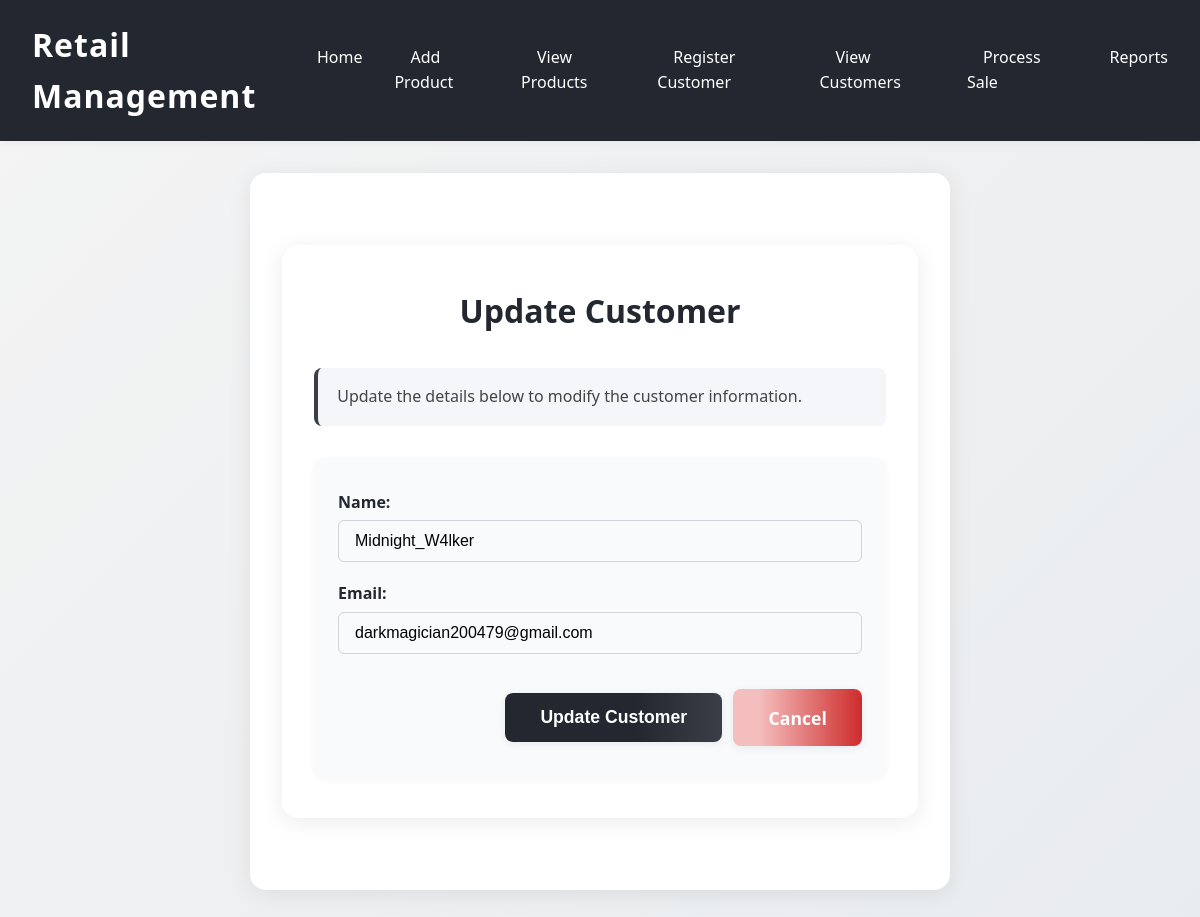
Page /update_customer/1 on the earlier database version.
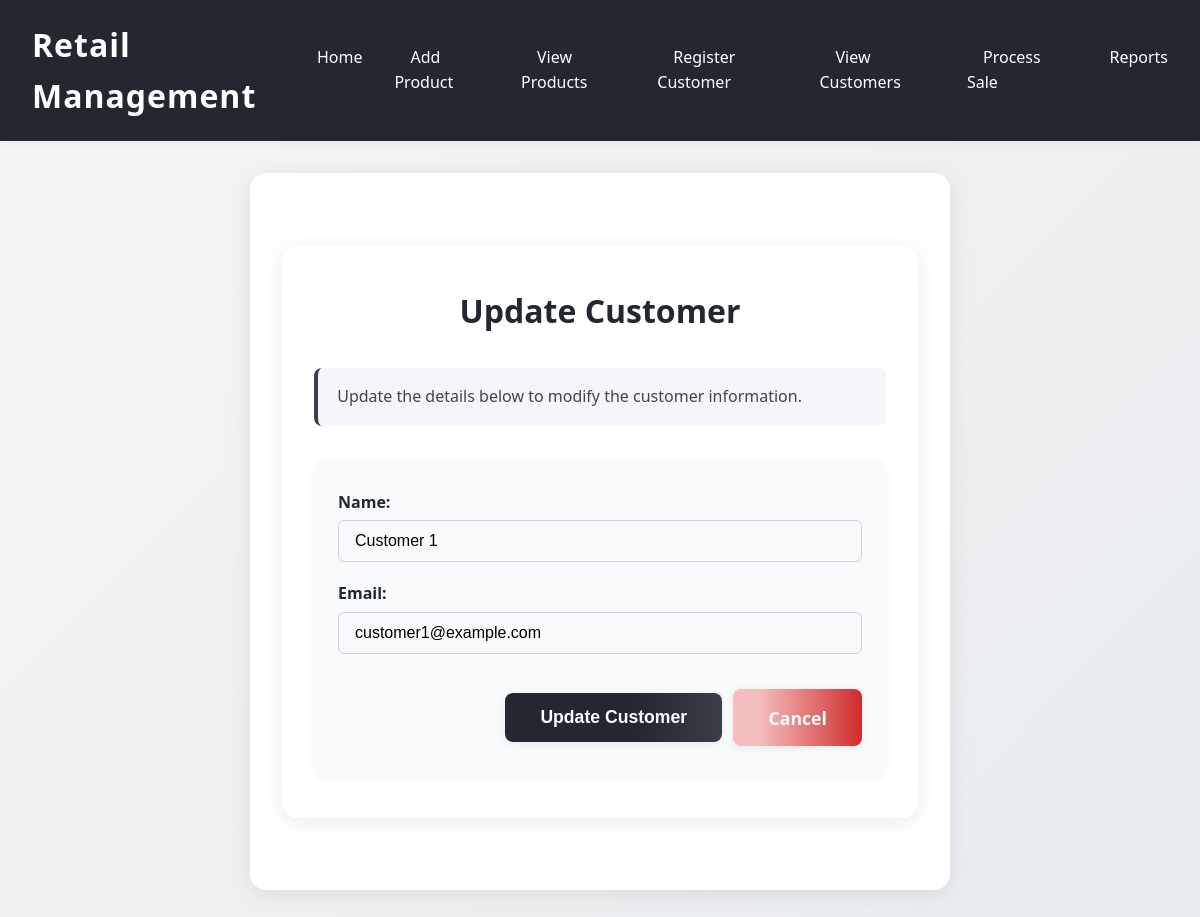
Same page on the later database version.
### models.py (models this page shows)
class Customer(db.Model):
    customer_id = db.Column(db.String(100), primary_key=True)
    name = db.Column(db.String(100))
    email = db.Column(db.String(100))
    purchase_history = db.relationship("Sale", backref="customer", lazy=True)

### app.py (the view)
@app.route("/update_customer/<int:customer_id>", methods=["GET", "POST"])
def update_customer(customer_id):
    customer = Customer.query.get_or_404(customer_id)
    if request.method == "POST":
        customer.name = request.form["name"]
        customer.email = request.form["email"]
        db.session.commit()
        return redirect(url_for("list_customers"))
    return render_template("update_customer.html", customer=customer)

### templates/update_customer.html
{% extends 'base.html' %}
{% block content %}
<div class="container">
    {% if page_title %}
        <h1 class="form-title">{{ page_title }}</h1>
    {% endif %}
    {% if description %}
        <div class="description-box">
            <p>{{ description }}</p>
        </div>
    {% endif %}
    {% block page_content %}
    <form method="POST" action="{{ url_for('update_customer', customer_id=customer.customer_id) }}" class="styled-form">
        <div class="form-group">
            <label for="name">Name:</label>
            <input type="text" id="name" name="name" value="{{ customer.name }}" required>
        </div>
        <div class="form-group">
            <label for="email">Email:</label>
            <input type="email" id="email" name="email" value="{{ customer.email }}" required>
        </div>
        <div class="form-actions">
            <button type="submit" class="update-btn">Update Customer</button>
            <a href="{{ url_for('list_customers') }}" class="cancel-btn">Cancel</a>
        </div>
    </form>
    {% endblock %}
</div>
{% endblock %}
{% set page_title = "Update Customer" %}
{% set description = "Update the details below to modify the customer information." %}

Differences in the rows shown:
changed Customer: name "Midnight_W4lker" → "Customer 1"; email "darkmagician200479@gmail.com" → "customer1@example.com"
